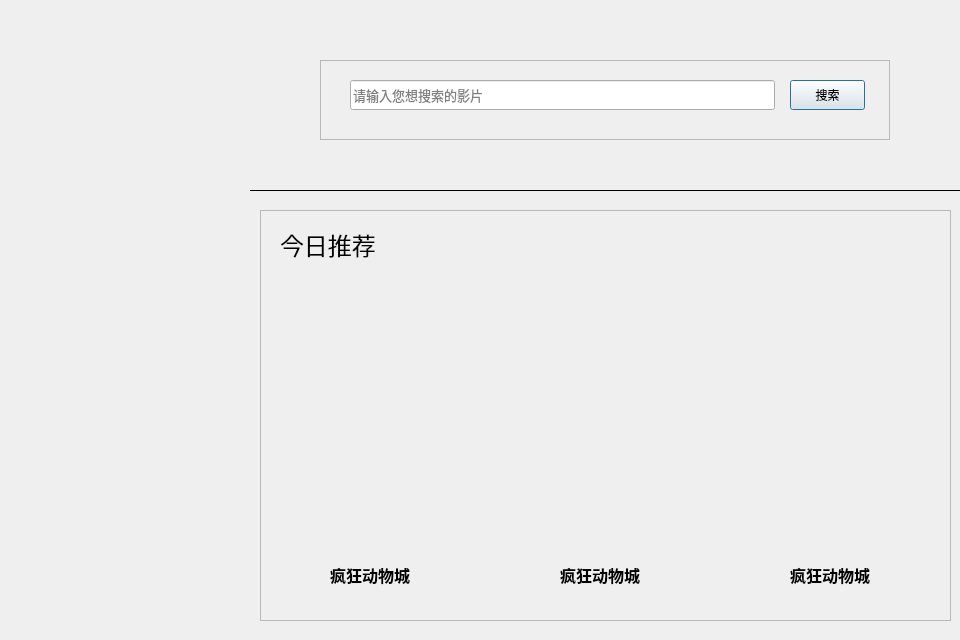
<?xml version="1.0" encoding="UTF-8"?>
<ui version="4.0">
 <class>HomepagePart</class>
 <widget class="QDialog" name="HomepagePart">
  <property name="geometry">
   <rect>
    <x>0</x>
    <y>0</y>
    <width>960</width>
    <height>640</height>
   </rect>
  </property>
  <widget class="Line" name="HLineSearch">
   <property name="geometry">
    <rect>
     <x>250</x>
     <y>180</y>
     <width>710</width>
     <height>20</height>
    </rect>
   </property>
   <property name="frameShadow">
    <enum>QFrame::Plain</enum>
   </property>
   <property name="orientation">
    <enum>Qt::Horizontal</enum>
   </property>
  </widget>
  <widget class="QFrame" name="RecommendationFrame">
   <property name="geometry">
    <rect>
     <x>260</x>
     <y>210</y>
     <width>691</width>
     <height>411</height>
    </rect>
   </property>
   <property name="frameShape">
    <enum>QFrame::StyledPanel</enum>
   </property>
   <property name="frameShadow">
    <enum>QFrame::Raised</enum>
   </property>
   <widget class="QPushButton" name="RecommendationTitle1">
    <property name="geometry">
     <rect>
      <x>20</x>
      <y>350</y>
      <width>180</width>
      <height>30</height>
     </rect>
    </property>
    <property name="font">
     <font>
      <family>等线</family>
      <pointsize>12</pointsize>
      <weight>75</weight>
      <bold>true</bold>
     </font>
    </property>
    <property name="cursor">
     <cursorShape>PointingHandCursor</cursorShape>
    </property>
    <property name="styleSheet">
     <string notr="true">background: transparent</string>
    </property>
    <property name="text">
     <string>疯狂动物城</string>
    </property>
    <property name="default">
     <bool>false</bool>
    </property>
    <property name="flat">
     <bool>true</bool>
    </property>
   </widget>
   <widget class="QPushButton" name="RecommendationTitle2">
    <property name="geometry">
     <rect>
      <x>250</x>
      <y>350</y>
      <width>180</width>
      <height>30</height>
     </rect>
    </property>
    <property name="font">
     <font>
      <family>等线</family>
      <pointsize>12</pointsize>
      <weight>75</weight>
      <bold>true</bold>
     </font>
    </property>
    <property name="cursor">
     <cursorShape>PointingHandCursor</cursorShape>
    </property>
    <property name="styleSheet">
     <string notr="true">background: transparent</string>
    </property>
    <property name="text">
     <string>疯狂动物城</string>
    </property>
    <property name="default">
     <bool>false</bool>
    </property>
    <property name="flat">
     <bool>true</bool>
    </property>
   </widget>
   <widget class="QPushButton" name="RecommendationTitle3">
    <property name="geometry">
     <rect>
      <x>480</x>
      <y>350</y>
      <width>180</width>
      <height>30</height>
     </rect>
    </property>
    <property name="font">
     <font>
      <family>等线</family>
      <pointsize>12</pointsize>
      <weight>75</weight>
      <bold>true</bold>
     </font>
    </property>
    <property name="cursor">
     <cursorShape>PointingHandCursor</cursorShape>
    </property>
    <property name="styleSheet">
     <string notr="true">background: transparent</string>
    </property>
    <property name="text">
     <string>疯狂动物城</string>
    </property>
    <property name="default">
     <bool>false</bool>
    </property>
    <property name="flat">
     <bool>true</bool>
    </property>
   </widget>
   <widget class="QLabel" name="RecommendationLabel">
    <property name="geometry">
     <rect>
      <x>20</x>
      <y>20</y>
      <width>120</width>
      <height>30</height>
     </rect>
    </property>
    <property name="font">
     <font>
      <family>等线</family>
      <pointsize>18</pointsize>
     </font>
    </property>
    <property name="text">
     <string>今日推荐</string>
    </property>
   </widget>
   <widget class="QLabel" name="RecommendationPicture1">
    <property name="geometry">
     <rect>
      <x>20</x>
      <y>80</y>
      <width>180</width>
      <height>254</height>
     </rect>
    </property>
    <property name="font">
     <font>
      <family>等线</family>
      <pointsize>12</pointsize>
     </font>
    </property>
    <property name="scaledContents">
     <bool>true</bool>
    </property>
    <property name="alignment">
     <set>Qt::AlignCenter</set>
    </property>
   </widget>
   <widget class="QLabel" name="RecommendationPicture2">
    <property name="geometry">
     <rect>
      <x>250</x>
      <y>80</y>
      <width>180</width>
      <height>254</height>
     </rect>
    </property>
    <property name="font">
     <font>
      <family>等线</family>
      <pointsize>12</pointsize>
     </font>
    </property>
    <property name="scaledContents">
     <bool>true</bool>
    </property>
    <property name="alignment">
     <set>Qt::AlignCenter</set>
    </property>
   </widget>
   <widget class="QLabel" name="RecommendationPicture3">
    <property name="geometry">
     <rect>
      <x>480</x>
      <y>80</y>
      <width>180</width>
      <height>254</height>
     </rect>
    </property>
    <property name="font">
     <font>
      <family>等线</family>
      <pointsize>12</pointsize>
     </font>
    </property>
    <property name="scaledContents">
     <bool>true</bool>
    </property>
    <property name="alignment">
     <set>Qt::AlignCenter</set>
    </property>
   </widget>
  </widget>
  <widget class="QFrame" name="SearchFrame">
   <property name="geometry">
    <rect>
     <x>320</x>
     <y>60</y>
     <width>570</width>
     <height>80</height>
    </rect>
   </property>
   <property name="frameShape">
    <enum>QFrame::StyledPanel</enum>
   </property>
   <property name="frameShadow">
    <enum>QFrame::Raised</enum>
   </property>
   <widget class="QLineEdit" name="SearchInput">
    <property name="geometry">
     <rect>
      <x>30</x>
      <y>20</y>
      <width>425</width>
      <height>30</height>
     </rect>
    </property>
    <property name="font">
     <font>
      <family>宋体</family>
      <pointsize>10</pointsize>
     </font>
    </property>
    <property name="placeholderText">
     <string>请输入您想搜索的影片</string>
    </property>
   </widget>
   <widget class="QPushButton" name="Search">
    <property name="geometry">
     <rect>
      <x>470</x>
      <y>20</y>
      <width>75</width>
      <height>30</height>
     </rect>
    </property>
    <property name="text">
     <string>搜索</string>
    </property>
    <property name="shortcut">
     <string>Return</string>
    </property>
    <property name="autoDefault">
     <bool>true</bool>
    </property>
    <property name="default">
     <bool>true</bool>
    </property>
   </widget>
  </widget>
 </widget>
 <tabstops>
  <tabstop>SearchInput</tabstop>
  <tabstop>Search</tabstop>
  <tabstop>RecommendationTitle1</tabstop>
  <tabstop>RecommendationTitle2</tabstop>
  <tabstop>RecommendationTitle3</tabstop>
 </tabstops>
 <resources/>
 <connections>
  <connection>
   <sender>RecommendationTitle2</sender>
   <signal>clicked()</signal>
   <receiver>HomepagePart</receiver>
   <slot>movie2()</slot>
   <hints>
    <hint type="sourcelabel">
     <x>604</x>
     <y>579</y>
    </hint>
    <hint type="destinationlabel">
     <x>479</x>
     <y>319</y>
    </hint>
   </hints>
  </connection>
  <connection>
   <sender>RecommendationTitle1</sender>
   <signal>clicked()</signal>
   <receiver>HomepagePart</receiver>
   <slot>movie1()</slot>
   <hints>
    <hint type="sourcelabel">
     <x>381</x>
     <y>583</y>
    </hint>
    <hint type="destinationlabel">
     <x>407</x>
     <y>630</y>
    </hint>
   </hints>
  </connection>
  <connection>
   <sender>RecommendationTitle3</sender>
   <signal>clicked()</signal>
   <receiver>HomepagePart</receiver>
   <slot>movie3()</slot>
   <hints>
    <hint type="sourcelabel">
     <x>834</x>
     <y>579</y>
    </hint>
    <hint type="destinationlabel">
     <x>479</x>
     <y>319</y>
    </hint>
   </hints>
  </connection>
  <connection>
   <sender>Search</sender>
   <signal>clicked()</signal>
   <receiver>HomepagePart</receiver>
   <slot>search()</slot>
   <hints>
    <hint type="sourcelabel">
     <x>816</x>
     <y>104</y>
    </hint>
    <hint type="destinationlabel">
     <x>479</x>
     <y>319</y>
    </hint>
   </hints>
  </connection>
 </connections>
 <slots>
  <slot>movie1()</slot>
  <slot>movie2()</slot>
  <slot>movie3()</slot>
  <slot>search()</slot>
 </slots>
</ui>
